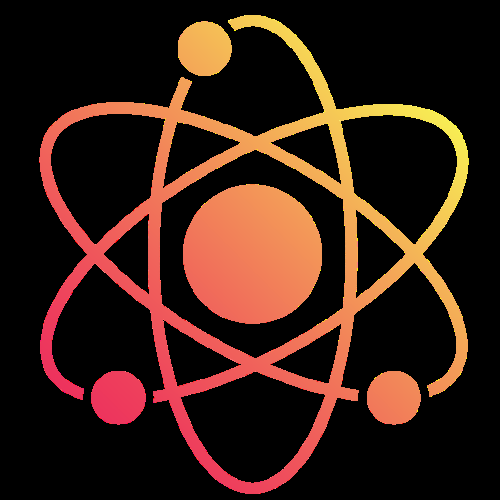
#> input picture frigate/images/camera-error.jpg, 500 x 500 px
$ python -i image.py   (imports and definitions only)
#> lines starting #> are read from the running program, lines starting #| are printed output that depends on the picture
"""Utilities for creating and manipulating image frames."""

import datetime
import logging
import subprocess as sp
import threading
from abc import ABC, abstractmethod
from multiprocessing import resource_tracker as _mprt
from multiprocessing import shared_memory as _mpshm
from string import printable
from typing import Any, AnyStr, Optional

import cv2
import numpy as np
from unidecode import unidecode

logger = logging.getLogger(__name__)


# [271 lines left out: functions transliterate_to_latin, on_edge, has_better_attr, is_better_thumbnail, draw_timestamp, draw_box_with_label and 1 more, not called in this run]


def is_label_printable(label) -> bool:
    """Check if label is printable."""
    return not bool(set(label) - set(printable))


# [72 lines left out: functions calculate_region, calculate_16_9_crop, not called in this run]


def get_yuv_crop(frame_shape, crop):
    # crop should be (x1,y1,x2,y2)
    frame_height = frame_shape[0] // 3 * 2
    frame_width = frame_shape[1]

    # compute the width/height of the uv channels
    uv_width = frame_width // 2  # width of the uv channels
    uv_height = frame_height // 4  # height of the uv channels

    # compute the offset for upper left corner of the uv channels
    uv_x_offset = crop[0] // 2  # x offset of the uv channels
    uv_y_offset = crop[1] // 4  # y offset of the uv channels

    # compute the width/height of the uv crops
    uv_crop_width = (crop[2] - crop[0]) // 2  # width of the cropped uv channels
    uv_crop_height = (crop[3] - crop[1]) // 4  # height of the cropped uv channels

    # ensure crop dimensions are multiples of 2 and 4
    y = (crop[0], crop[1], crop[0] + uv_crop_width * 2, crop[1] + uv_crop_height * 4)

    u1 = (
        0 + uv_x_offset,
        frame_height + uv_y_offset,
        0 + uv_x_offset + uv_crop_width,
        frame_height + uv_y_offset + uv_crop_height,
    )

    u2 = (
        uv_width + uv_x_offset,
        frame_height + uv_y_offset,
        uv_width + uv_x_offset + uv_crop_width,
        frame_height + uv_y_offset + uv_crop_height,
    )

    v1 = (
        0 + uv_x_offset,
        frame_height + uv_height + uv_y_offset,
        0 + uv_x_offset + uv_crop_width,
        frame_height + uv_height + uv_y_offset + uv_crop_height,
    )

    v2 = (
        uv_width + uv_x_offset,
        frame_height + uv_height + uv_y_offset,
        uv_width + uv_x_offset + uv_crop_width,
        frame_height + uv_height + uv_y_offset + uv_crop_height,
    )

    return y, u1, u2, v1, v2


# [117 lines left out: functions yuv_crop_and_resize, yuv_to_3_channel_yuv, not called in this run]


def copy_yuv_to_position(
    destination_frame,
    destination_offset,
    destination_shape,
    source_frame=None,
    source_channel_dim=None,
    interpolation=cv2.INTER_LINEAR,
):
    # get the coordinates of the channels for this position in the layout
    y, u1, u2, v1, v2 = get_yuv_crop(
        destination_frame.shape,
        (
            destination_offset[1],
            destination_offset[0],
            destination_offset[1] + destination_shape[1],
            destination_offset[0] + destination_shape[0],
        ),
    )

    # clear y
    destination_frame[
        y[1] : y[3],
        y[0] : y[2],
    ] = 16

    # clear u1
    destination_frame[u1[1] : u1[3], u1[0] : u1[2]] = 128
    # clear u2
    destination_frame[u2[1] : u2[3], u2[0] : u2[2]] = 128
    # clear v1
    destination_frame[v1[1] : v1[3], v1[0] : v1[2]] = 128
    # clear v2
    destination_frame[v2[1] : v2[3], v2[0] : v2[2]] = 128

    if source_frame is not None:
        # calculate the resized frame, maintaining the aspect ratio
        source_aspect_ratio = source_frame.shape[1] / (source_frame.shape[0] // 3 * 2)
        dest_aspect_ratio = destination_shape[1] / destination_shape[0]

        if source_aspect_ratio <= dest_aspect_ratio:
            y_resize_height = int(destination_shape[0] // 4 * 4)
            y_resize_width = int((y_resize_height * source_aspect_ratio) // 4 * 4)
        else:
            y_resize_width = int(destination_shape[1] // 4 * 4)
            y_resize_height = int((y_resize_width / source_aspect_ratio) // 4 * 4)

        uv_resize_width = int(y_resize_width // 2)
        uv_resize_height = int(y_resize_height // 4)

        y_y_offset = int((destination_shape[0] - y_resize_height) / 4 // 4 * 4)
        y_x_offset = int((destination_shape[1] - y_resize_width) / 2 // 4 * 4)

        uv_y_offset = y_y_offset // 4
        uv_x_offset = y_x_offset // 2

        # resize/copy y channel
        destination_frame[
            y[1] + y_y_offset : y[1] + y_y_offset + y_resize_height,
            y[0] + y_x_offset : y[0] + y_x_offset + y_resize_width,
        ] = cv2.resize(
            source_frame[
                source_channel_dim["y"][1] : source_channel_dim["y"][3],
                source_channel_dim["y"][0] : source_channel_dim["y"][2],
            ],
            dsize=(y_resize_width, y_resize_height),
            interpolation=interpolation,
        )

        # resize/copy u1
        destination_frame[
            u1[1] + uv_y_offset : u1[1] + uv_y_offset + uv_resize_height,
            u1[0] + uv_x_offset : u1[0] + uv_x_offset + uv_resize_width,
        ] = cv2.resize(
            source_frame[
                source_channel_dim["u1"][1] : source_channel_dim["u1"][3],
                source_channel_dim["u1"][0] : source_channel_dim["u1"][2],
            ],
            dsize=(uv_resize_width, uv_resize_height),
            interpolation=interpolation,
        )
        # resize/copy u2
        destination_frame[
            u2[1] + uv_y_offset : u2[1] + uv_y_offset + uv_resize_height,
            u2[0] + uv_x_offset : u2[0] + uv_x_offset + uv_resize_width,
        ] = cv2.resize(
            source_frame[
                source_channel_dim["u2"][1] : source_channel_dim["u2"][3],
                source_channel_dim["u2"][0] : source_channel_dim["u2"][2],
            ],
            dsize=(uv_resize_width, uv_resize_height),
            interpolation=interpolation,
        )
        # resize/copy v1
        destination_frame[
            v1[1] + uv_y_offset : v1[1] + uv_y_offset + uv_resize_height,
            v1[0] + uv_x_offset : v1[0] + uv_x_offset + uv_resize_width,
        ] = cv2.resize(
            source_frame[
                source_channel_dim["v1"][1] : source_channel_dim["v1"][3],
                source_channel_dim["v1"][0] : source_channel_dim["v1"][2],
            ],
            dsize=(uv_resize_width, uv_resize_height),
            interpolation=interpolation,
        )
        # resize/copy v2
        destination_frame[
            v2[1] + uv_y_offset : v2[1] + uv_y_offset + uv_resize_height,
            v2[0] + uv_x_offset : v2[0] + uv_x_offset + uv_resize_width,
        ] = cv2.resize(
            source_frame[
                source_channel_dim["v2"][1] : source_channel_dim["v2"][3],
                source_channel_dim["v2"][0] : source_channel_dim["v2"][2],
            ],
            dsize=(uv_resize_width, uv_resize_height),
            interpolation=interpolation,
        )


# [64 lines left out: functions get_blank_yuv_frame, yuv_region_2_yuv, yuv_region_2_rgb, yuv_region_2_bgr, intersection, not called in this run]


def area(box):
    return (box[2] - box[0] + 1) * (box[3] - box[1] + 1)


# [43 lines left out: functions intersection_over_union, clipped, not called in this run]


class FrameManager(ABC):
    @abstractmethod
    def create(self, name: str, size: int) -> AnyStr:
        pass

    @abstractmethod
    def write(self, name: str) -> Optional[memoryview]:
        pass

    @abstractmethod
    def get(self, name: str, timeout_ms: int = 0):
        pass

    @abstractmethod
    def close(self, name: str):
        pass

    @abstractmethod
    def delete(self, name: str):
        pass

    @abstractmethod
    def cleanup(self):
        pass


class UntrackedSharedMemory(_mpshm.SharedMemory):
    # https://github.com/python/cpython/issues/82300#issuecomment-2169035092

    __lock = threading.Lock()

    # [27 lines left out: function __init__, not called in this run]

    @staticmethod
    def __tmp_register(*args, **kwargs) -> None:
        return

    # [5 lines left out: function unlink, not called in this run]


class SharedMemoryFrameManager(FrameManager):
    def __init__(self):
        self.shm_store: dict[str, UntrackedSharedMemory] = {}

    # [175 lines left out: functions create, write, get, close, delete, cleanup and 5 more, not called in this run]

>>> import cv2
>>> picture = cv2.imread('../images/camera-error.jpg', cv2.IMREAD_GRAYSCALE)
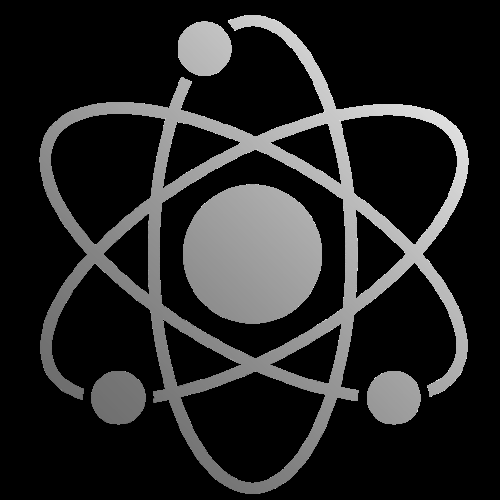
#> picture: shape (500, 500); min 0, max 240, mean 36.7
>>> result = copy_yuv_to_position(picture, 'out.png', 'out1.png')
#> (the run stopped early here; a loop or call above may not have finished)
